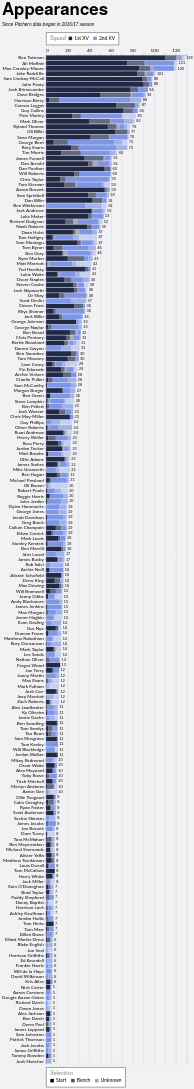

Express this chart as Vega-Lite.
### Vega-Lite specification from a JSON file in a GitHub repository (floating-point values rounded to 4 significant figures; data arrays with more than 128 entries replaced by an {"elided": "..."} marker saying what was removed)
{"config": {"axis": {"labelFont": "Lato, sans-serif", "titleFont": "PT Sans Narrow, Helvetica Neue, Helvetica, Arial, sans-serif", "labelFontSize": 13, "titleFontSize": 24, "gridColor": "#202947", "gridOpacity": 0.2}, "header": {"labelFont": "PT Sans Narrow, Helvetica Neue, Helvetica, Arial, sans-serif", "titleFont": "PT Sans Narrow, Helvetica Neue, Helvetica, Arial, sans-serif", "labelFontSize": 24, "titleFontSize": 28, "labelFontWeight": "bold", "orient": "left"}, "legend": {"labelFont": "Lato, sans-serif", "titleFont": "PT Sans Narrow, Helvetica Neue, Helvetica, Arial, sans-serif", "labelFontSize": 14, "titleFontSize": 16, "titlePadding": 5, "fillColor": "white", "strokeColor": "black", "padding": 10, "titleFontWeight": "lighter", "titleFontStyle": "italic", "titleColor": "gray", "offset": 10}, "title": {"font": "PT Sans Narrow, Helvetica Neue, Helvetica, Arial, sans-serif", "fontSize": 48, "fontWeight": "bold", "anchor": "start", "align": "center", "titlePadding": 20, "subtitlePadding": 10, "subtitleFontSize": 13, "subtitleColor": "", "subtitleFontStyle": "italic", "offset": 15, "color": "black"}, "axisX": {"labelAngle": 0}, "facet": {"title": null, "header": null, "align": {"row": "each", "column": "each"}}, "resolve": {"scale": {"y": "independent", "facet": "independent"}}, "background": "#f2f1f4"}, "layer": [{"mark": {"type": "bar"}, "encoding": {"color": {"field": "squad", "legend": {"labelExpr": "datum.value + ' XV'", "orient": "top", "title": "Squad", "titleOrient": "left"}, "scale": {"domain": ["1st", "2nd"], "range": ["#202946", "#7d96e8"]}, "sort": ["1st", "2nd"], "type": "nominal"}, "opacity": {"field": "start", "legend": {"orient": "bottom", "title": "Selection"}, "scale": {"domain": ["Start", "Bench", "Unknown"], "range": [1.0, 0.35, 0.2]}, "sort": ["Start", "Bench", "Unknown"], "type": "nominal"}, "order": {"field": "stack_order", "sort": "ascending", "type": "quantitative"}, "tooltip": [{"field": "player", "title": "Player", "type": "nominal"}, {"field": "squad", "title": "Squad", "type": "nominal"}, {"field": "start", "title": "Selection", "type": "nominal"}, {"aggregate": "sum", "field": "games", "title": "Games", "type": "quantitative"}, {"aggregate": "max", "field": "player_total", "title": "Total", "type": "quantitative"}], "x": {"aggregate": "sum", "axis": {"orient": "top", "title": null}, "field": "games", "type": "quantitative"}, "y": {"field": "player", "sort": {"field": "player_total", "op": "max", "order": "descending"}, "title": null, "type": "nominal"}}}, {"mark": {"type": "text", "align": "left", "baseline": "middle", "color": "black", "dx": 4, "fontSize": 11}, "encoding": {"text": {"field": "total_games", "format": ".0f", "type": "quantitative"}, "x": {"axis": {"orient": "top", "title": null}, "field": "total_games", "type": "quantitative"}, "y": {"field": "player", "sort": {"field": "player_total", "op": "max", "order": "descending"}, "title": null, "type": "nominal"}}, "transform": [{"aggregate": [{"op": "sum", "field": "games", "as": "total_games"}, {"op": "max", "field": "player_total", "as": "player_total"}], "groupby": ["player"]}]}], "data": {"name": "data-33fb06e70ab0a4da030595ed9e9312d5"}, "height": {"step": 15}, "params": [{"name": "seasonParam", "value": []}, {"name": "gameTypesParam", "value": []}, {"name": "squadParam", "value": "All"}, {"name": "positionsParam", "value": []}, {"name": "minAppsParam", "value": 5}], "title": {"text": "Appearances", "subtitle": "Since Pitchero data began in 2016/17 season"}, "transform": [{"filter": "length(seasonParam) === 0 || indexof(seasonParam, datum.season) >= 0"}, {"filter": "length(gameTypesParam) === 0 || indexof(gameTypesParam, datum.game_type) >= 0"}, {"filter": "squadParam === \"All\" || datum.squad === squadParam"}, {"filter": "length(positionsParam) === 0 || indexof(positionsParam, datum.position) >= 0"}, {"joinaggregate": [{"op": "sum", "field": "games", "as": "player_total"}], "groupby": ["player"]}, {"filter": "datum.player_total >= minAppsParam"}], "width": 400, "$schema": "https://vega.github.io/schema/vega-lite/v5.20.1.json", "datasets": {"data-33fb06e70ab0a4da030595ed9e9312d5": {"elided": "2352 records"}}}
